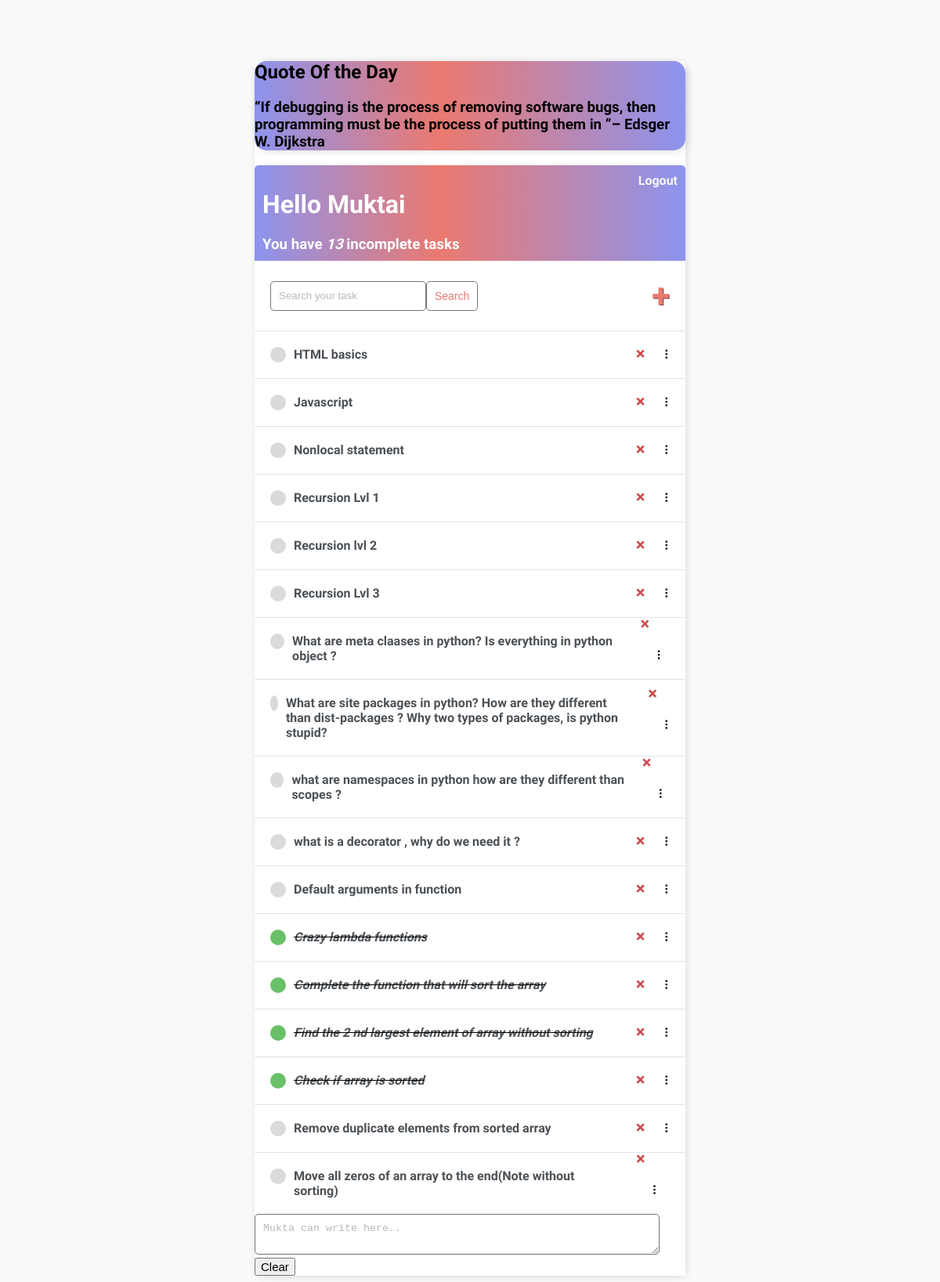
The page / (signed in) on the database as committed earlier.
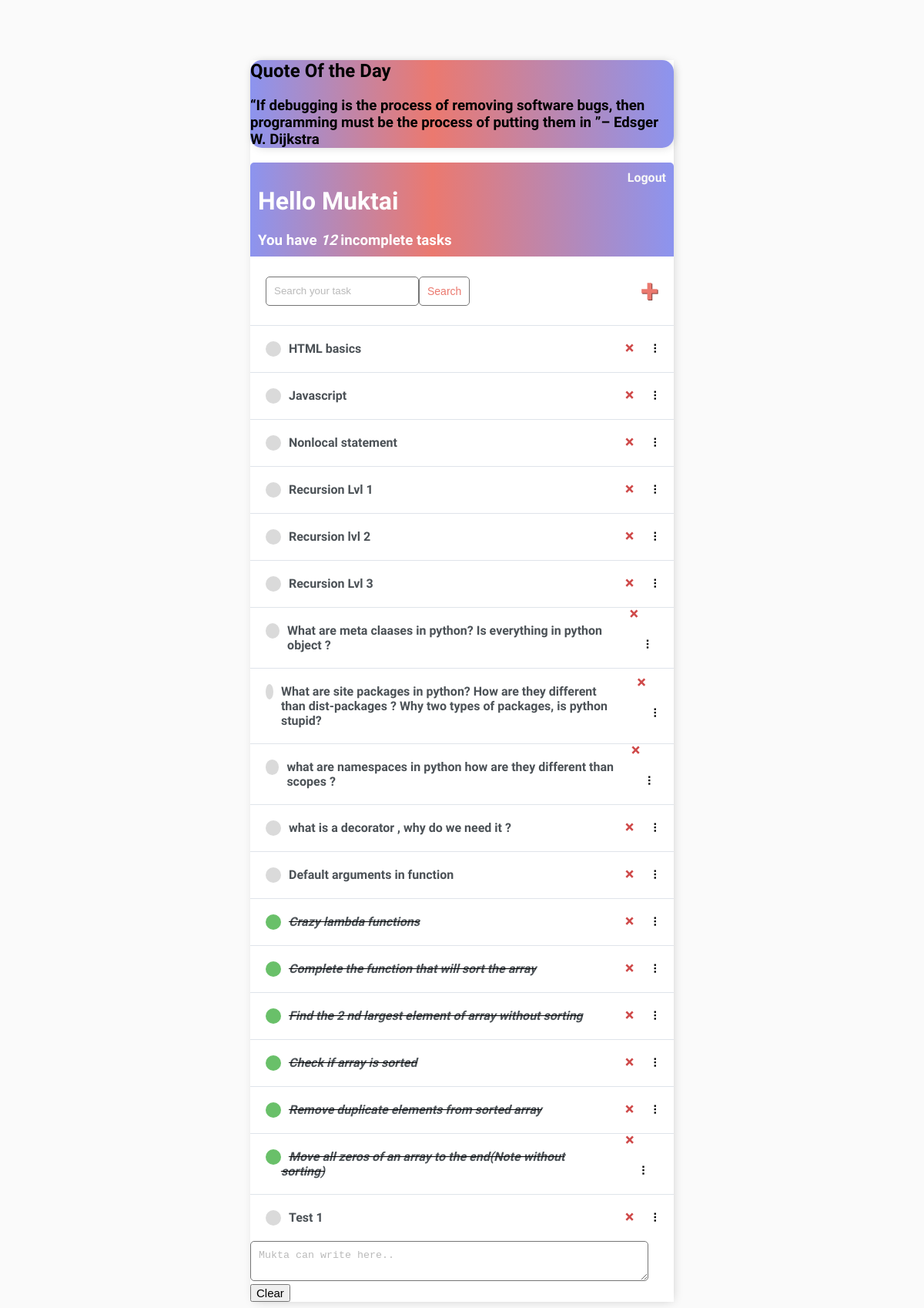
The same page on the database as committed later.
### base/models.py (models this page shows)
class Task(models.Model):
    user = models.ForeignKey(
        User, on_delete=models.CASCADE, null=True, blank=True)
    title = models.CharField(max_length=200)
    description = models.TextField(null=True, blank=True)
    complete = models.BooleanField(default=False)
    created = models.DateTimeField(auto_now_add=True)
    def __str__(self):
        return self.title
    class Meta:
        order_with_respect_to = 'user'

### base/views.py (the view)
# urls.py: path('', TaskList.as_view(), name='tasks'),
class TaskList(LoginRequiredMixin, ListView):
    model = Task
    context_object_name = 'tasks'
    def get_context_data(self, **kwargs):
        context = super().get_context_data(**kwargs)
        context['tasks'] = context['tasks'].filter(user=self.request.user)
        context['count'] = context['tasks'].filter(complete=False).count()
        search_input = self.request.GET.get('search-area') or ''
        if search_input:
            context['tasks'] = context['tasks'].filter(
                title__contains=search_input)
        context['search_input'] = search_input
        return context

### base/templates/base/task_list.html (shortened to what this page needs)
{% extends 'base/main.html' %} {% block content %}
<div class="container2">
    <h2>Quote Of the Day</h2>
    <h3><q>If debugging is the process of removing software bugs, then programming must be the process of putting them in
</q>– Edsger W. Dijkstra</h3>
</div>
<div class="header-bar">
    <div>
        <h1>Hello {{request.user|title}}</h1>
        <h3 style="margin:0">You have <i>{{count}}</i> incomplete task{{ count|pluralize:"s" }}</h3>
    </div>
    {% if request.user.is_authenticated %}
    <a href="{% url 'logout' %}">Logout</a> {% else %}
    <a href="{% url 'login' %}">Login</a> {% endif %}
</div>
<div id="search-add-wrapper">
    <form method="GET" style="display: flex;">
        <input type='text' name='search-area' placeholder="Search your task" value="{{search_input}}">
        <input class="button" type="submit" value='Search'>
    </form>
    {% if tasks|length > 0 %}
    <a id="add-link" href="{% url 'task-create' %}">&#x2b;</a>
    {% endif %}
</div>
<div id="tasklist" class="task-items-wrapper">
    {% for task in tasks %}
    <div class="task-wrapper" data-position="{{task.pk}}">
        <div class="task-title">
            {% if task.complete %}
            <div class="task-complete-icon"></div>
            <i><s><a href="{% url 'task-update' task.id %}">{{task}}</a></s></i> {% else %}
            <div class="task-incomplete-icon"></div>
            <a href="{% url 'task-update' task.id %}">{{task}}</a> {% endif %}
        </div>
        <div class="task-controls">
            <a class="delete-link" href="{% url 'task-delete' task.id %}">&#215;</a>
            <span class="handle">&nbsp;&#10247;</span>
        </div>
    </div>
    {% empty %}
    <div style="text-align: center; padding-bottom: 10px; line-height: 1em;">
        <h3>No new tasks are created.</h3>
        <h3>Create a <a style="text-decoration: none; color: #e53935;" href="{% url 'task-create' %}">New task</a> ! </h3>
    </div>
    {% endfor %}
</div>
<textarea id="area"  placeholder="Mukta can write here.." >
</textarea>
<button style="font-size: 15px; "  onclick="localStorage.removeItem('area');area.value=''">Clear</button>
{% endblock content %}

Rows that differ between the two databases and show on the page:
changed Task "Remove duplicate elements from sorted array": complete False → True (drawn)
changed Task "Move all zeros of an array to the end(Note without sorting)": complete False → True (drawn)
added Task: title "Test 1"
Other text that changed with them:
{{ count }}: "13" → "12"
